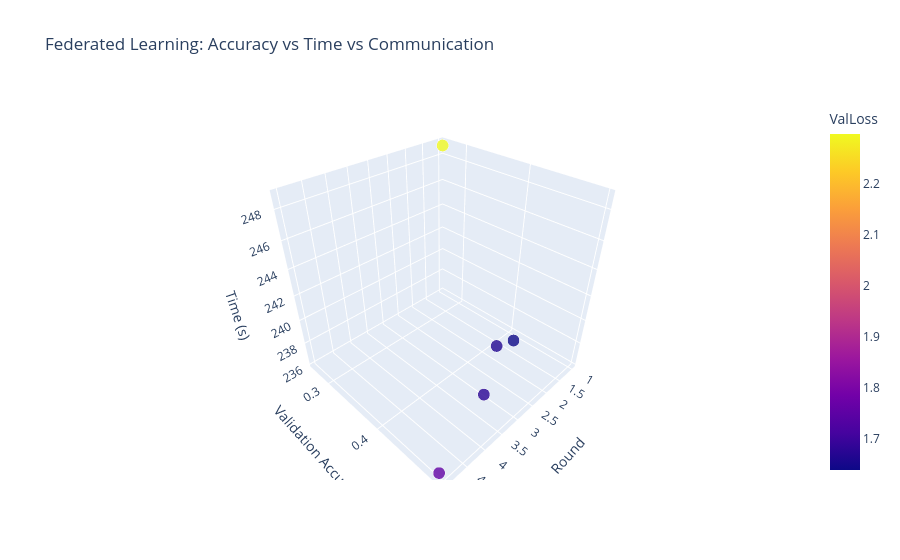

Write notebook code for a chart like this one.
### Code cell
fig = px.scatter_3d(round_df, x='Round', y='ValAcc', z='RoundTimeSec',
                    size='Total_Comm_Bytes', color='ValLoss',
                    color_continuous_scale='plasma',
                    title="Federated Learning: Accuracy vs Time vs Communication",
                    labels={'ValAcc':'Validation Accuracy', 'RoundTimeSec':'Time (s)', 'Total_Comm_Bytes':'Comm Bytes'})
fig.update_traces(marker=dict(opacity=0.8, line=dict(width=1)))
fig.show()

### Figure 1 — Plotly figure (JSON) as saved in the notebook; plotly's stock layout.template omitted (floating-point values rounded to 4 significant figures)
{"data": [{"hovertemplate": "Round=%{x}<br>Validation Accuracy=%{y}<br>Time (s)=%{z}<br>Comm Bytes=%{marker.size}<br>ValLoss=%{marker.color}<extra></extra>", "legendgroup": "", "marker": {"color": [2.297, 1.64, 1.664, 1.677, 1.756], "coloraxis": "coloraxis", "line": {"width": 1}, "opacity": 0.8, "size": [32546720, 32546720, 32546720, 32546720, 32546720], "sizemode": "area", "sizeref": 81370.0, "symbol": "circle"}, "mode": "markers", "name": "", "scene": "scene", "showlegend": false, "type": "scatter3d", "x": [1, 2, 3, 4, 5], "y": [0.2638, 0.4487, 0.4663, 0.4987, 0.4934], "z": [248.8, 238.5, 240.7, 240.3, 236.2]}], "layout": {"coloraxis": {"colorbar": {"title": {"text": "ValLoss"}}, "colorscale": [[0, "#0d0887"], [0.1111, "#46039f"], [0.2222, "#7201a8"], [0.3333, "#9c179e"], [0.4444, "#bd3786"], [0.5556, "#d8576b"], [0.6667, "#ed7953"], [0.7778, "#fb9f3a"], [0.8889, "#fdca26"], [1, "#f0f921"]]}, "legend": {"itemsizing": "constant", "tracegroupgap": 0}, "scene": {"domain": {"x": [0, 1], "y": [0, 1]}, "xaxis": {"title": {"text": "Round"}}, "yaxis": {"title": {"text": "Validation Accuracy"}}, "zaxis": {"title": {"text": "Time (s)"}}}, "title": {"text": "Federated Learning: Accuracy vs Time vs Communication"}}}
